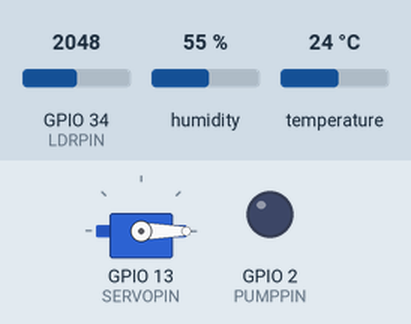
The program below on a simulated ESP32. On the bench: servo, output pins drawn as LEDs (lit = HIGH). The inputs (shaded band) are chosen by the test bench; at power-on: humidity 55 %, temperature 24 °C, GPIO 34 (LDRPIN) = 2048. WiFi joins after 1.5 s; servers stay silent unless stated; web services answer with replies made up by the test bench; what the program prints to the serial monitor is not drawn.

Above: at 2.7 s.
2.8 s: humidity set to 41 %
5.5 s: humidity set to 38 %
At 6.2 s:
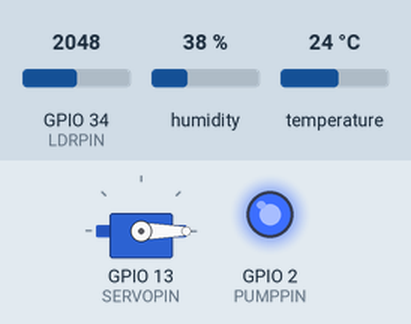
8.2 s: temperature set to 29.2 °C
10.9 s: temperature set to 30.8 °C
At 12.6 s:
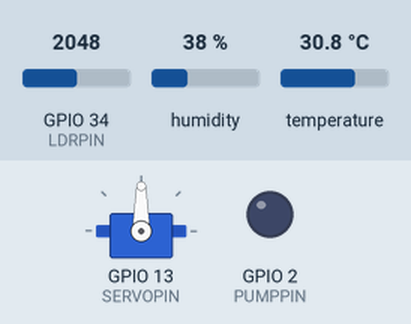
13.6 s: temperature set to 12 °C
At 16.1 s:
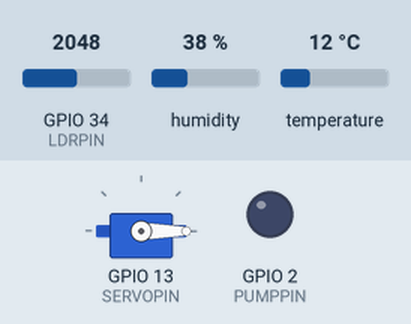
17.2 s: temperature set to 19.2 °C
19.9 s: temperature set to 20.7 °C
At 22.6 s:
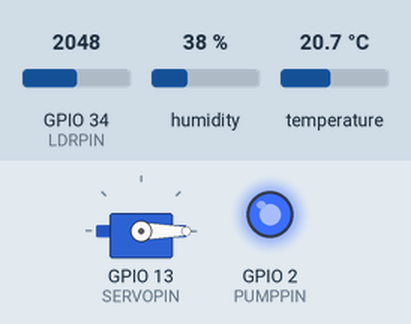
Timing chart, 0 to 24.1 s (numbered marks = the images above; inputs shaded):
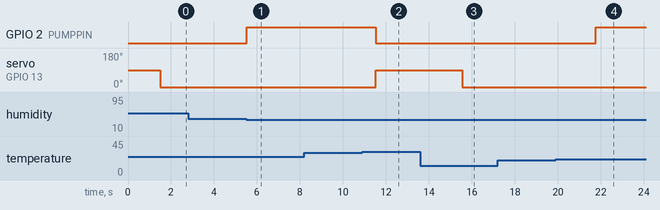

Measured:
- the behaviour switches between 40 and 39 % on humidity (found by bisection; images 0 and 1)
- the behaviour switches between 30 and 30.1 °C on temperature (found by bisection; images 1 and 2)
- the behaviour switches between 20 and 20.1 °C on temperature (found by bisection; images 3 and 4)
- after the input at 2.8 s, every drawn part: stays the same
- after the input at 5.5 s, GPIO 2 (PUMPPIN): LOW → HIGH at once
- after the input at 8.2 s, every drawn part: stays the same
- after the input at 10.9 s, GPIO 2 (PUMPPIN): HIGH → LOW after 0.64 s; servo on GPIO 13 (SERVOPIN): 0° → 90° after 0.64 s
- after the input at 13.6 s, servo on GPIO 13 (SERVOPIN): 90° → 0° after 1.9 s
- after the input at 17.2 s, every drawn part: stays the same
- after the input at 19.9 s, GPIO 2 (PUMPPIN): LOW → HIGH after 1.9 s

The program:

main.cpp
```cpp
#include <Arduino.h>
#include <WiFi.h>
#include <HTTPClient.h>
#include <DHT.h>
#include <ESP32Servo.h>

const char* apiKey = "5LP7Y9QQ5XZGX1QY";
const char* server = "http://api.thingspeak.com";
const char* ssid = "Wokwi-GUEST";
const char* password = "";

#define DHTPIN 15
#define DHTTYPE DHT22
#define LDRPIN 34
#define SERVOPIN 13
#define PUMPPIN 2

DHT dht(DHTPIN, DHTTYPE);
Servo windowServo;

float temperature = 0;
float humidity = 0;
int lightLevel = 0;
int aiDecision = 0;
String aiStatus = "Normal";

void setup_wifi();
void sendToThingSpeak();
void runAiLogic();
void actuateDevices();

void setup() {
  Serial.begin(115200);
  setup_wifi();

  dht.begin();
  windowServo.attach(SERVOPIN);
  pinMode(PUMPPIN, OUTPUT);

  Serial.println("Smart Greenhouse AI Initialized...");
}

void loop() {
  temperature = dht.readTemperature();
  humidity = dht.readHumidity();
  lightLevel = analogRead(LDRPIN);

  if (isnan(temperature) || isnan(humidity)) {
    Serial.println("Failed to read from DHT sensor!");
    return;
  }

  runAiLogic();

  actuateDevices();

  Serial.print("T: "); Serial.print(temperature);
  Serial.print(" H: "); Serial.print(humidity);
  Serial.print(" L: "); Serial.print(lightLevel);
  Serial.print(" | AI: "); Serial.println(aiStatus);

  static unsigned long lastTimer = 0;
  if (millis() - lastTimer > 15000) {
    lastTimer = millis();
    sendToThingSpeak();
  }

  delay(2000);
}

void runAiLogic() {
  if (temperature > 30.0) {
    aiDecision = 2;
    aiStatus = "Critical Heat! Ventilating...";
  }
  else if (humidity < 40.0 && temperature > 20.0) {
    aiDecision = 1;
    aiStatus = "Dry Soil! Watering...";
  }
  else {
    aiDecision = 0;
    aiStatus = "Optimal Environment";
  }
}

void actuateDevices() {
  if (aiDecision == 2) {
    windowServo.write(90);
    digitalWrite(PUMPPIN, LOW);
  } else if (aiDecision == 1) {
    windowServo.write(0);
    digitalWrite(PUMPPIN, HIGH);
  } else {
    windowServo.write(0);
    digitalWrite(PUMPPIN, LOW);
  }
}

void setup_wifi() {
  Serial.print("Connecting to WiFi");
  WiFi.begin(ssid, password);
  while (WiFi.status() != WL_CONNECTED) {
    delay(500); Serial.print(".");
  }
  Serial.println(" Connected!");
}

void sendToThingSpeak() {
  if (WiFi.status() == WL_CONNECTED) {
    HTTPClient http;
    String url = String(server) + "/update?api_key=" + String(apiKey) +
                 "&field1=" + String(temperature) +
                 "&field2=" + String(humidity) +
                 "&field3=" + String(lightLevel) +
                 "&field4=" + String(aiDecision);
    http.begin(url);
    int httpCode = http.GET();
    if (httpCode > 0) Serial.println("ThingSpeak Sent: OK");
    http.end();
  }
}
```
